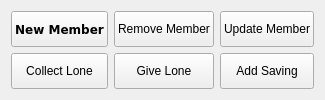
         <widget class="QWidget" name="pageManage">
          <layout class="QGridLayout" name="gridLayout_6">
           <item row="1" column="2">
            <layout class="QGridLayout" name="gridLayout_23">
             <item row="0" column="0">
              <widget class="QPushButton" name="new_member_btn">
               <property name="sizePolicy">
                <sizepolicy hsizetype="Preferred" vsizetype="Preferred">
                 <horstretch>0</horstretch>
                 <verstretch>0</verstretch>
                </sizepolicy>
               </property>
               <property name="font">
                <font>
                 <family>Verdana</family>
                 <weight>75</weight>
                 <italic>false</italic>
                 <bold>true</bold>
                </font>
               </property>
               <property name="whatsThis">
                <string>&lt;html&gt;&lt;head/&gt;&lt;body&gt;&lt;p align=&quot;center&quot;&gt;&lt;br/&gt;&lt;/p&gt;&lt;/body&gt;&lt;/html&gt;</string>
               </property>
               <property name="styleSheet">
                <string notr="true"/>
               </property>
               <property name="text">
                <string>New Member</string>
               </property>
               <property name="icon">
                <iconset resource="manage.qrc">
                 <normaloff>:/manage_icon/image/manage/AddMember.png</normaloff>:/manage_icon/image/manage/AddMember.png</iconset>
               </property>
               <property name="iconSize">
                <size>
                 <width>150</width>
                 <height>150</height>
                </size>
               </property>
              </widget>
             </item>
             <item row="0" column="2">
              <widget class="QPushButton" name="update_member_btn">
               <property name="sizePolicy">
                <sizepolicy hsizetype="Preferred" vsizetype="Preferred">
                 <horstretch>0</horstretch>
                 <verstretch>0</verstretch>
                </sizepolicy>
               </property>
               <property name="text">
                <string>Update Member</string>
               </property>
               <property name="icon">
                <iconset resource="manage.qrc">
                 <normaloff>:/manage_icon/image/manage/Update Member.png</normaloff>:/manage_icon/image/manage/Update Member.png</iconset>
               </property>
               <property name="iconSize">
                <size>
                 <width>150</width>
                 <height>150</height>
                </size>
               </property>
              </widget>
             </item>
             <item row="0" column="1">
              <widget class="QPushButton" name="remove_member_btn">
               <property name="sizePolicy">
                <sizepolicy hsizetype="Preferred" vsizetype="Preferred">
                 <horstretch>0</horstretch>
                 <verstretch>0</verstretch>
                </sizepolicy>
               </property>
               <property name="text">
                <string>Remove Member</string>
               </property>
               <property name="icon">
                <iconset resource="manage.qrc">
                 <normaloff>:/manage_icon/image/manage/remove member - Copy.png</normaloff>:/manage_icon/image/manage/remove member - Copy.png</iconset>
               </property>
               <property name="iconSize">
                <size>
                 <width>150</width>
                 <height>150</height>
                </size>
               </property>
              </widget>
             </item>
             <item row="1" column="0">
              <widget class="QPushButton" name="collect_lone_btn">
               <property name="sizePolicy">
                <sizepolicy hsizetype="Preferred" vsizetype="Preferred">
                 <horstretch>0</horstretch>
                 <verstretch>0</verstretch>
                </sizepolicy>
               </property>
               <property name="text">
                <string>Collect Lone</string>
               </property>
              </widget>
             </item>
             <item row="1" column="1">
              <widget class="QPushButton" name="give_lone">
               <property name="sizePolicy">
                <sizepolicy hsizetype="Preferred" vsizetype="Preferred">
                 <horstretch>0</horstretch>
                 <verstretch>0</verstretch>
                </sizepolicy>
               </property>
               <property name="text">
                <string>Give Lone</string>
               </property>
              </widget>
             </item>
             <item row="1" column="2">
              <widget class="QPushButton" name="collection">
               <property name="sizePolicy">
                <sizepolicy hsizetype="Preferred" vsizetype="Preferred">
                 <horstretch>0</horstretch>
                 <verstretch>0</verstretch>
                </sizepolicy>
               </property>
               <property name="text">
                <string>Add Saving</string>
               </property>
              </widget>
             </item>
            </layout>
           </item>
          </layout>
         </widget>
